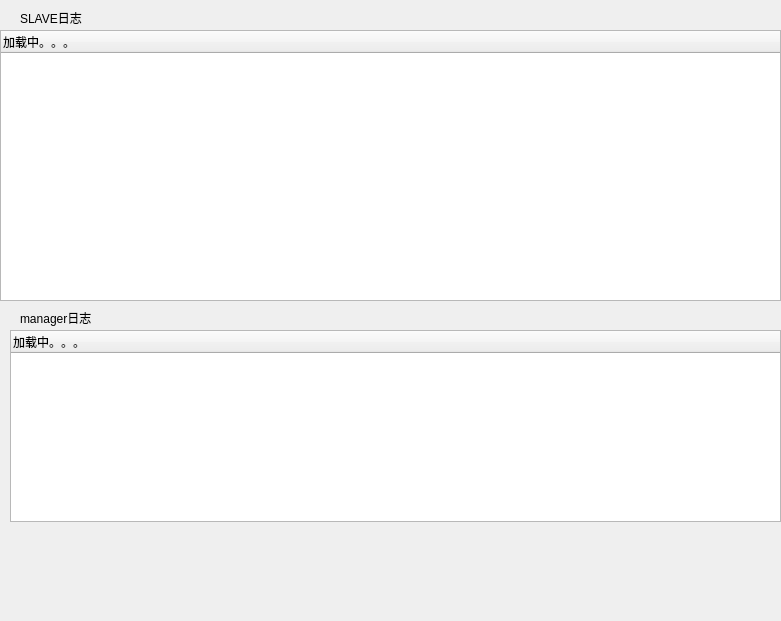
<?xml version="1.0" encoding="UTF-8"?>
<ui version="4.0">
 <class>Form</class>
 <widget class="QWidget" name="Form">
  <property name="geometry">
   <rect>
    <x>0</x>
    <y>0</y>
    <width>781</width>
    <height>621</height>
   </rect>
  </property>
  <property name="windowTitle">
   <string>Form</string>
  </property>
  <widget class="QLabel" name="label">
   <property name="geometry">
    <rect>
     <x>20</x>
     <y>10</y>
     <width>91</width>
     <height>16</height>
    </rect>
   </property>
   <property name="text">
    <string>SLAVE日志</string>
   </property>
  </widget>
  <widget class="QTreeWidget" name="treeWidget">
   <property name="geometry">
    <rect>
     <x>0</x>
     <y>30</y>
     <width>781</width>
     <height>271</height>
    </rect>
   </property>
   <column>
    <property name="text">
     <string notr="true">加载中。。。</string>
    </property>
   </column>
  </widget>
  <widget class="QLabel" name="label_2">
   <property name="geometry">
    <rect>
     <x>20</x>
     <y>310</y>
     <width>101</width>
     <height>16</height>
    </rect>
   </property>
   <property name="text">
    <string>manager日志</string>
   </property>
  </widget>
  <widget class="QTreeWidget" name="treeWidget_2">
   <property name="geometry">
    <rect>
     <x>10</x>
     <y>330</y>
     <width>771</width>
     <height>192</height>
    </rect>
   </property>
   <column>
    <property name="text">
     <string notr="true">加载中。。。</string>
    </property>
   </column>
  </widget>
 </widget>
 <resources/>
 <connections/>
</ui>
